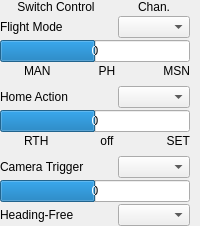
                 <widget class="QWidget" name="container_RADIO_FLAP_CH" native="true">
                  <layout class="QHBoxLayout" name="horizontalLayout_8">
                   <property name="spacing">
                    <number>0</number>
                   </property>
                   <property name="leftMargin">
                    <number>0</number>
                   </property>
                   <property name="topMargin">
                    <number>0</number>
                   </property>
                   <property name="rightMargin">
                    <number>10</number>
                   </property>
                   <property name="bottomMargin">
                    <number>0</number>
                   </property>
                   <item>
                    <layout class="QGridLayout" name="gridLayout_2">
                     <property name="horizontalSpacing">
                      <number>6</number>
                     </property>
                     <property name="verticalSpacing">
                      <number>2</number>
                     </property>
                     <item row="9" column="0" colspan="2">
                      <widget class="QLabel" name="label_NAV_HDFRE_CHAN">
                       <property name="text">
                        <string>Heading-Free</string>
                       </property>
                      </widget>
                     </item>
                     <item row="4" column="2">
                      <widget class="QComboBox" name="RADIO_AUX2_CH">
                       <property name="sizePolicy">
                        <sizepolicy hsizetype="Maximum" vsizetype="Fixed">
                         <horstretch>0</horstretch>
                         <verstretch>0</verstretch>
                        </sizepolicy>
                       </property>
                       <property name="minimumSize">
                        <size>
                         <width>50</width>
                         <height>0</height>
                        </size>
                       </property>
                       <property name="toolTip">
                        <string>&lt;html&gt;&lt;head/&gt;&lt;body&gt;&lt;p&gt;aka Aux 2. Switch to set home position and activate Return to Home function&lt;/p&gt;&lt;/body&gt;&lt;/html&gt;</string>
                       </property>
                       <property name="essentialPort" stdset="0">
                        <bool>true</bool>
                       </property>
                       <property name="legacy" stdset="0">
                        <bool>true</bool>
                       </property>
                       <property name="no_off" stdset="0">
                        <bool>true</bool>
                       </property>
                       <property name="default_port" stdset="0">
                        <UInt>6</UInt>
                       </property>
                      </widget>
                     </item>
                     <item row="0" column="0" colspan="2">
                      <widget class="QLabel" name="label_8">
                       <property name="sizePolicy">
                        <sizepolicy hsizetype="Preferred" vsizetype="Fixed">
                         <horstretch>0</horstretch>
                         <verstretch>0</verstretch>
                        </sizepolicy>
                       </property>
                       <property name="text">
                        <string>Switch Control</string>
                       </property>
                       <property name="alignment">
                        <set>Qt::AlignCenter</set>
                       </property>
                       <property name="labelStyle" stdset="0">
                        <string notr="true">columnLabel</string>
                       </property>
                      </widget>
                     </item>
                     <item row="0" column="2">
                      <widget class="QLabel" name="label_7">
                       <property name="sizePolicy">
                        <sizepolicy hsizetype="Preferred" vsizetype="Fixed">
                         <horstretch>0</horstretch>
                         <verstretch>0</verstretch>
                        </sizepolicy>
                       </property>
                       <property name="text">
                        <string>Chan.</string>
                       </property>
                       <property name="alignment">
                        <set>Qt::AlignCenter</set>
                       </property>
                       <property name="labelStyle" stdset="0">
                        <string notr="true">columnLabel</string>
                       </property>
                      </widget>
                     </item>
                     <item row="1" column="2">
                      <widget class="QComboBox" name="RADIO_FLAP_CH">
                       <property name="sizePolicy">
                        <sizepolicy hsizetype="Maximum" vsizetype="Fixed">
                         <horstretch>0</horstretch>
                         <verstretch>0</verstretch>
                        </sizepolicy>
                       </property>
                       <property name="minimumSize">
                        <size>
                         <width>50</width>
                         <height>0</height>
                        </size>
                       </property>
                       <property name="toolTip">
                        <string>&lt;html&gt;&lt;head/&gt;&lt;body&gt;&lt;p&gt;aka Flaps/Aux 1. Switch between manual / position hold / mission modes.&lt;/p&gt;&lt;/body&gt;&lt;/html&gt;</string>
                       </property>
                       <property name="essentialPort" stdset="0">
                        <bool>true</bool>
                       </property>
                       <property name="legacy" stdset="0">
                        <bool>true</bool>
                       </property>
                       <property name="no_off" stdset="0">
                        <bool>true</bool>
                       </property>
                       <property name="default_port" stdset="0">
                        <UInt>5</UInt>
                       </property>
                      </widget>
                     </item>
                     <item row="1" column="0" colspan="2">
                      <widget class="QLabel" name="label_RADIO_FLAP_CH">
                       <property name="text">
                        <string>Flight Mode</string>
                       </property>
                      </widget>
                     </item>
                     <item row="4" column="0" colspan="2">
                      <widget class="QLabel" name="label_RADIO_AUX2_CH">
                       <property name="text">
                        <string>Home Action</string>
                       </property>
                      </widget>
                     </item>
                     <item row="9" column="2">
                      <widget class="QComboBox" name="NAV_HDFRE_CHAN">
                       <property name="sizePolicy">
                        <sizepolicy hsizetype="Maximum" vsizetype="Fixed">
                         <horstretch>0</horstretch>
                         <verstretch>0</verstretch>
                        </sizepolicy>
                       </property>
                       <property name="minimumSize">
                        <size>
                         <width>50</width>
                         <height>0</height>
                        </size>
                       </property>
                       <property name="toolTip">
                        <string>&lt;html&gt;&lt;head/&gt;&lt;body&gt;&lt;p&gt;Channel for controlling Heading Free mode. Low position (&amp;lt; -250) turns HF on. Mid position (~0) turns HF off. Hight position (&amp;gt; 250) sets reference heading.  Keep switch in high position to continously set reference (aka. &amp;quot;dynamic mode&amp;quot;).&lt;/p&gt;&lt;p&gt;Reference heading is set as follows: &lt;/p&gt;&lt;p&gt;1) When not flying OR within 2 meters of Home position: reference heading is based on actual craft orienation.&lt;/p&gt;&lt;p&gt;2) When flying AND 2 meters or more away from home position: reference heading is based on bearing to home position.  In other words, &amp;quot;back&amp;quot; stick will bring the craft back towards home, regardless of its actual orientation.&lt;/p&gt;&lt;/body&gt;&lt;/html&gt;</string>
                       </property>
                       <property name="legacy" stdset="0">
                        <bool>true</bool>
                       </property>
                      </widget>
                     </item>
                     <item row="2" column="0" colspan="3">
                      <widget class="QProgressBar" name="ind_RADIO_FLAP_CH">
                       <property name="toolTip">
                        <string>&lt;html&gt;&lt;head/&gt;&lt;body&gt;&lt;p&gt;This number and bar graph represents the current value for this channel being reported from the UAV via radio channels telemetry. &lt;/p&gt;&lt;p&gt;Radio values telemetry needs to be active for this to work.&lt;/p&gt;&lt;/body&gt;&lt;/html&gt;</string>
                       </property>
                       <property name="minimum">
                        <number>-1024</number>
                       </property>
                       <property name="maximum">
                        <number>1024</number>
                       </property>
                       <property name="value">
                        <number>0</number>
                       </property>
                       <property name="format">
                        <string notr="true">%v</string>
                       </property>
                       <property name="styleType" stdset="0">
                        <string notr="true">radioControls</string>
                       </property>
                       <property name="legacy_channel" stdset="0">
                        <UInt>5</UInt>
                       </property>
                      </widget>
                     </item>
                     <item row="7" column="0" colspan="2">
                      <widget class="QLabel" name="label_RADIO_GEAR_CH">
                       <property name="text">
                        <string>Camera Trigger</string>
                       </property>
                      </widget>
                     </item>
                     <item row="3" column="0" colspan="3">
                      <layout class="QHBoxLayout" name="horizontalLayout_18">
                       <item>
                        <spacer name="horizontalSpacer_12">
                         <property name="orientation">
                          <enum>Qt::Horizontal</enum>
                         </property>
                         <property name="sizeType">
                          <enum>QSizePolicy::Fixed</enum>
                         </property>
                         <property name="sizeHint" stdset="0">
                          <size>
                           <width>24</width>
                           <height>20</height>
                          </size>
                         </property>
                        </spacer>
                       </item>
                       <item>
                        <widget class="QLabel" name="label_21">
                         <property name="toolTip">
                          <string>&lt;html&gt;&lt;head/&gt;&lt;body&gt;&lt;p&gt;Recommended radio channel value range.&lt;/p&gt;&lt;/body&gt;&lt;/html&gt;</string>
                         </property>
                         <property name="text">
                          <string>&lt;html&gt;&lt;head/&gt;&lt;body&gt;&lt;p&gt;MAN&lt;/p&gt;&lt;/body&gt;&lt;/html&gt;</string>
                         </property>
                         <property name="alignment">
                          <set>Qt::AlignLeading|Qt::AlignLeft|Qt::AlignTop</set>
                         </property>
                         <property name="wordWrap">
                          <bool>true</bool>
                         </property>
                         <property name="labelStyle" stdset="0">
                          <string notr="true">pad_left_smaller_dim</string>
                         </property>
                        </widget>
                       </item>
                       <item>
                        <widget class="QLabel" name="label_38">
                         <property name="toolTip">
                          <string>&lt;html&gt;&lt;head/&gt;&lt;body&gt;&lt;p&gt;Recommended radio channel value range.&lt;/p&gt;&lt;/body&gt;&lt;/html&gt;</string>
                         </property>
                         <property name="text">
                          <string>&lt;html&gt;&lt;head/&gt;&lt;body&gt;&lt;p&gt;PH&lt;/p&gt;&lt;/body&gt;&lt;/html&gt;</string>
                         </property>
                         <property name="alignment">
                          <set>Qt::AlignHCenter|Qt::AlignTop</set>
                         </property>
                         <property name="wordWrap">
                          <bool>true</bool>
                         </property>
                         <property name="labelStyle" stdset="0">
                          <string notr="true">pad_left_smaller_dim</string>
                         </property>
                        </widget>
                       </item>
                       <item>
                        <widget class="QLabel" name="label_39">
                         <property name="toolTip">
                          <string>&lt;html&gt;&lt;head/&gt;&lt;body&gt;&lt;p&gt;Recommended radio channel value range.&lt;/p&gt;&lt;/body&gt;&lt;/html&gt;</string>
                         </property>
                         <property name="text">
                          <string>&lt;html&gt;&lt;head/&gt;&lt;body&gt;&lt;p&gt;MSN&lt;/p&gt;&lt;/body&gt;&lt;/html&gt;</string>
                         </property>
                         <property name="alignment">
                          <set>Qt::AlignRight|Qt::AlignTop|Qt::AlignTrailing</set>
                         </property>
                         <property name="wordWrap">
                          <bool>true</bool>
                         </property>
                         <property name="labelStyle" stdset="0">
                          <string notr="true">pad_left_smaller_dim</string>
                         </property>
                        </widget>
                       </item>
                      </layout>
                     </item>
                     <item row="6" column="0" colspan="3">
                      <layout class="QHBoxLayout" name="horizontalLayout_19">
                       <item>
                        <spacer name="horizontalSpacer_13">
                         <property name="orientation">
                          <enum>Qt::Horizontal</enum>
                         </property>
                         <property name="sizeType">
                          <enum>QSizePolicy::Fixed</enum>
                         </property>
                         <property name="sizeHint" stdset="0">
                          <size>
                           <width>24</width>
                           <height>20</height>
                          </size>
                         </property>
                        </spacer>
                       </item>
                       <item>
                        <widget class="QLabel" name="label_40">
                         <property name="toolTip">
                          <string>&lt;html&gt;&lt;head/&gt;&lt;body&gt;&lt;p&gt;Recommended radio channel value range.&lt;/p&gt;&lt;/body&gt;&lt;/html&gt;</string>
                         </property>
                         <property name="text">
                          <string>&lt;html&gt;&lt;head/&gt;&lt;body&gt;&lt;p&gt;RTH&lt;/p&gt;&lt;/body&gt;&lt;/html&gt;</string>
                         </property>
                         <property name="alignment">
                          <set>Qt::AlignLeading|Qt::AlignLeft|Qt::AlignTop</set>
                         </property>
                         <property name="wordWrap">
                          <bool>true</bool>
                         </property>
                         <property name="labelStyle" stdset="0">
                          <string notr="true">pad_left_smaller_dim</string>
                         </property>
                        </widget>
                       </item>
                       <item>
                        <widget class="QLabel" name="label_41">
                         <property name="toolTip">
                          <string>&lt;html&gt;&lt;head/&gt;&lt;body&gt;&lt;p&gt;Recommended radio channel value range.&lt;/p&gt;&lt;/body&gt;&lt;/html&gt;</string>
                         </property>
                         <property name="text">
                          <string>&lt;html&gt;&lt;head/&gt;&lt;body&gt;&lt;p&gt;off&lt;/p&gt;&lt;/body&gt;&lt;/html&gt;</string>
                         </property>
                         <property name="alignment">
                          <set>Qt::AlignHCenter|Qt::AlignTop</set>
                         </property>
                         <property name="wordWrap">
                          <bool>true</bool>
                         </property>
                         <property name="labelStyle" stdset="0">
                          <string notr="true">pad_left_smaller_dim</string>
                         </property>
                        </widget>
                       </item>
                       <item>
                        <widget class="QLabel" name="label_42">
                         <property name="toolTip">
                          <string>&lt;html&gt;&lt;head/&gt;&lt;body&gt;&lt;p&gt;Recommended radio channel value range.&lt;/p&gt;&lt;/body&gt;&lt;/html&gt;</string>
                         </property>
                         <property name="text">
                          <string>&lt;html&gt;&lt;head/&gt;&lt;body&gt;&lt;p&gt;SET&lt;/p&gt;&lt;/body&gt;&lt;/html&gt;</string>
                         </property>
                         <property name="alignment">
                          <set>Qt::AlignRight|Qt::AlignTop|Qt::AlignTrailing</set>
                         </property>
                         <property name="wordWrap">
                          <bool>true</bool>
                         </property>
                         <property name="labelStyle" stdset="0">
                          <string notr="true">pad_left_smaller_dim</string>
                         </property>
                        </widget>
                       </item>
                      </layout>
                     </item>
                     <item row="8" column="0" colspan="3">
                      <widget class="QProgressBar" name="ind_RADIO_GEAR_CH">
                       <property name="toolTip">
                        <string>&lt;html&gt;&lt;head/&gt;&lt;body&gt;&lt;p&gt;This number and bar graph represents the current value for this channel being reported from the UAV via radio channels telemetry. &lt;/p&gt;&lt;p&gt;Radio values telemetry needs to be active for this to work.&lt;/p&gt;&lt;/body&gt;&lt;/html&gt;</string>
                       </property>
                       <property name="minimum">
                        <number>-1024</number>
                       </property>
                       <property name="maximum">
                        <number>1024</number>
                       </property>
                       <property name="value">
                        <number>0</number>
                       </property>
                       <property name="format">
                        <string notr="true">%v</string>
                       </property>
                       <property name="styleType" stdset="0">
                        <string notr="true">radioControls</string>
                       </property>
                       <property name="legacy_channel" stdset="0">
                        <UInt>4</UInt>
                       </property>
                      </widget>
                     </item>
                     <item row="5" column="0" colspan="3">
                      <widget class="QProgressBar" name="ind_RADIO_AUX2_CH">
                       <property name="toolTip">
                        <string>&lt;html&gt;&lt;head/&gt;&lt;body&gt;&lt;p&gt;This number and bar graph represents the current value for this channel being reported from the UAV via radio channels telemetry. &lt;/p&gt;&lt;p&gt;Radio values telemetry needs to be active for this to work.&lt;/p&gt;&lt;/body&gt;&lt;/html&gt;</string>
                       </property>
                       <property name="minimum">
                        <number>-1024</number>
                       </property>
                       <property name="maximum">
                        <number>1024</number>
                       </property>
                       <property name="value">
                        <number>0</number>
                       </property>
                       <property name="format">
                        <string notr="true">%v</string>
                       </property>
                       <property name="styleType" stdset="0">
                        <string notr="true">radioControls</string>
                       </property>
                       <property name="legacy_channel" stdset="0">
                        <UInt>6</UInt>
                       </property>
                      </widget>
                     </item>
                     <item row="7" column="2">
                      <widget class="QComboBox" name="RADIO_GEAR_CH">
                       <property name="sizePolicy">
                        <sizepolicy hsizetype="Maximum" vsizetype="Fixed">
                         <horstretch>0</horstretch>
                         <verstretch>0</verstretch>
                        </sizepolicy>
                       </property>
                       <property name="minimumSize">
                        <size>
                         <width>50</width>
                         <height>0</height>
                        </size>
                       </property>
                       <property name="toolTip">
                        <string>&lt;html&gt;&lt;head/&gt;&lt;body&gt;&lt;p&gt;aka Gear. Camera trigger port, or use as passthrough for any other Tx-controlled function.&lt;/p&gt;&lt;/body&gt;&lt;/html&gt;</string>
                       </property>
                       <property name="legacy" stdset="0">
                        <bool>true</bool>
                       </property>
                       <property name="no_off" stdset="0">
                        <bool>true</bool>
                       </property>
                       <property name="default_port" stdset="0">
                        <UInt>4</UInt>
                       </property>
                      </widget>
                     </item>
                    </layout>
                   </item>
                  </layout>
                 </widget>
